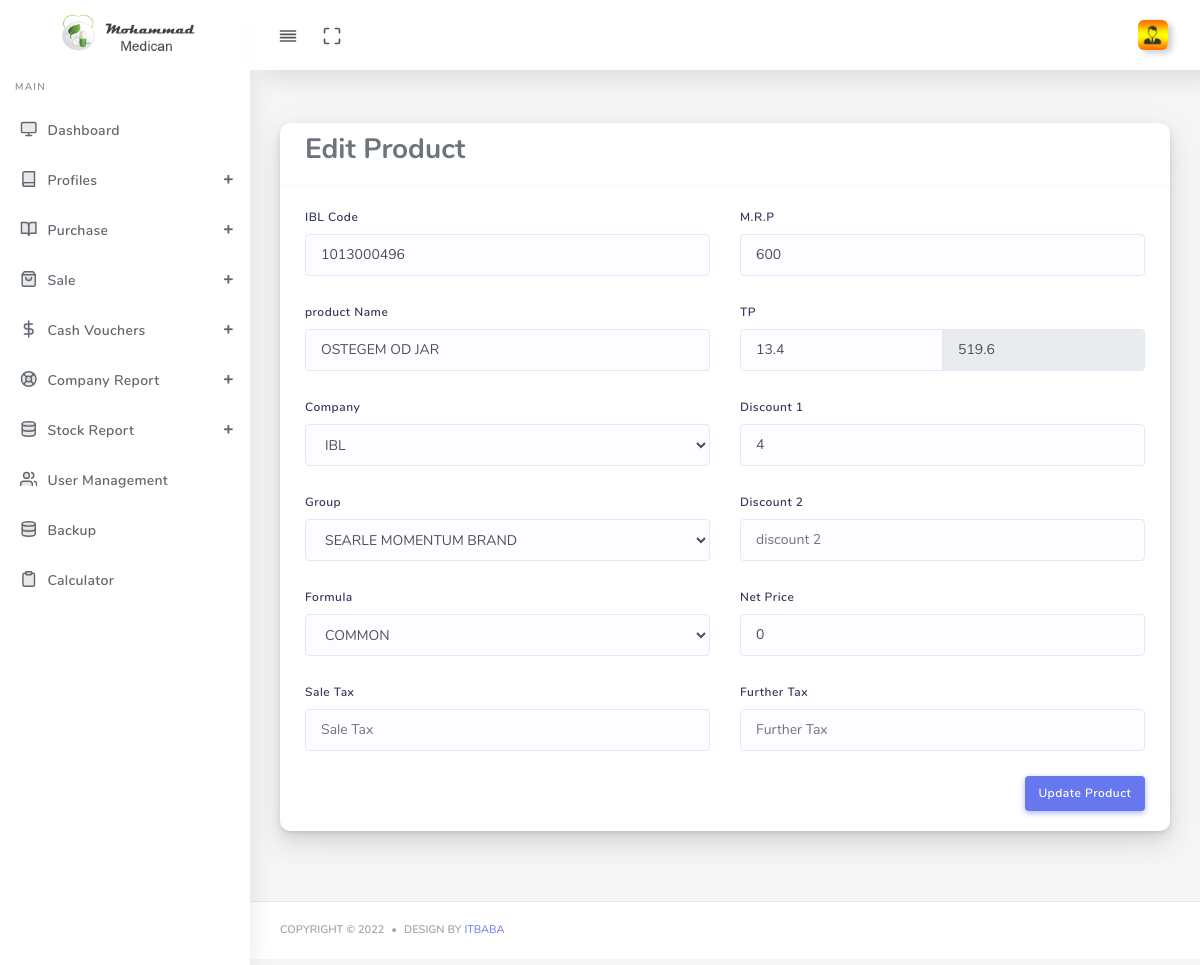
Screenshot of /editproducts.php?id=1157 (signed in) with the database file from the repository.
### tables this page shows
CREATE TABLE IF NOT EXISTS `products` (
  `id` int(11) NOT NULL AUTO_INCREMENT,
  `ibl` varchar(255) NOT NULL,
  `name` varchar(255) NOT NULL,
  `ccode` int(11) NOT NULL,
  `gcode` int(11) NOT NULL,
  `fcode` int(11) NOT NULL,
  `pcode` int(11) DEFAULT NULL,
  `mrp` float NOT NULL,
  `tp` float NOT NULL,
  `dis1` float DEFAULT NULL,
  `gst` float DEFAULT NULL,
  `netrate` float DEFAULT NULL,
  `extra` float DEFAULT NULL,
  PRIMARY KEY (`id`)
);

### editproducts.php (the view, shortened to what this page needs)
<?php
include "secure.php";
include "include/header.php";
$id=$_GET['id'];
$fq="SELECT *  FROM `products` WHERE `id` = '$id'";
$fs=$dbpdo->prepare($fq);
$fs->execute();
$frow = $fs->fetch(PDO::FETCH_BOTH);
?>
</head>
<body >
  <?php include "include/menu.php"; ?>
      <div class="main-content">
        <section class="section">
          <div class="section-body">
            <div class="row">
              <div class="col-12">
                <div class="card">
                  <div class="card-header">
                    <h3>Edit Product</h3>
                  </div>
                  <div class="card-body">
                    <form class="forms-sample" id="item-entry" method=post action="ajaxcall/updateproducts.php">
  <div class="row">
    <div class="col-md-6">
      <div class="form-group">
<label for="item">IBL Code</label>
<input type="text" id="f1" name=f1 class="form-control"  placeholder="IBL Code" autocomplete="off" value="<?php echo $frow[1]?>">
</div>
       <div class="form-group">
<label for="item">product Name</label>
<input type="text" id="f2" name=f2 class="form-control"  placeholder="product name" autocomplete="off" value="<?php echo $frow[2]?>">
</div>
<div class="form-group ">
<label for="item">Company</label>
<select name="f3" id="f3" class="form-control">
  <?php
$s=$dbpdo->prepare("select * from customers where customertype=2");
$s->execute();
while($row = $s->fetch(PDO::FETCH_BOTH)){
echo "<option value='$row[0]'>$row[2]</option>";
}
?>
</select>
                    </div>
                    <div class="form-group ">
<label for="item">Group</label>
<select name="f4" id="f4" class="form-control">
   <?php
$s=$dbpdo->prepare("select id,gname from companygroups ");
$s->execute();
while($row = $s->fetch(PDO::FETCH_BOTH)){
  if($frow[4]==$row[0])
echo "<option selected value='$row[0]'>$row[1]</option>";
else
echo "<option  value='$row[0]'>$row[1]</option>";
}
?>
</select>
                    </div>
                    <div class="form-group ">
<label for="item">Formula</label>
<select name="f5" id="f5" class="form-control">
  <?php
$s=$dbpdo->prepare("select * from formulainfo");
$s->execute();
while($row = $s->fetch(PDO::FETCH_BOTH)){
echo "<option value='$row[0]'>$row[1]</option>";
}
?>
</select>
</div>
<div class="form-group">
<label for="item">Sale Tax</label>
<input type="text" id="f12" name=f12 class="form-control"  placeholder="Sale Tax" autocomplete="off" value="<?php echo $frow[10]?>">
</div>
</div>
  <div class="col-md-6">
  <div class="form-group">
<label for="item">M.R.P</label>
<input type="text" id="f7" name=f7 class="form-control"  placeholder="MRP" autocomplete="off" value="<?php echo $frow[7]?>">
</div>
 <div class="form-group">
<label for="item">TP</label>
<div class="input-group">
<input type="text" id="f8" name=f8 class="form-control"  placeholder="TP" autocomplete="off" value="<?php echo $frow[8]?>">
<input type="text" id="c" name=c class="form-control"   autocomplete="off" value="<?php echo $frow[7]-$frow[7]*$frow[8]/100?>" readonly>
</div>
</div>
<div class="form-group">
<label for="item">Discount 1</label>
<input type="text" id="f9" name=f9 class="form-control"  placeholder="discount 1" autocomplete="off" value="<?php echo $frow[9]?>">
</div>
<div class="form-group">
<label for="item">Discount 2</label>
<input type="text" id="f10" name=f10 class="form-control"  placeholder="discount 2" autocomplete="off">
</div>
<div class="form-group">
<label for="item">Net Price</label>
<input type="text" id="f11" name=f11 class="form-control"  placeholder="Net price" autocomplete="off" value="<?php echo $frow[11]?>">
</div>
<div class="form-group">
<label for="item">Further Tax</label>
<input type="text" id="f13" name=f13 class="form-control"  placeholder="Further Tax" autocomplete="off" value="<?php echo $frow[12]?>">
</div>
</div>
  </div>
  <div class="d-flex justify-content-end">
    <button class="btn btn-primary" type=sbumit>Update Product</button>
  </div>
            </div></div>
            </div>
              </div>
            </div>
          </div>
     <?php include "include/footer.php";?>

### rows the page displays
products: f1 "1013000496", f2 "OSTEGEM OD JAR", f7 "600", f8 "13.4", c "519.6", f9 "4", f11 "0"

### other values shown
form field f3 "IBL"
form field f4 "SEARLE MOMENTUM BRAND"
form field f5 "COMMON"
